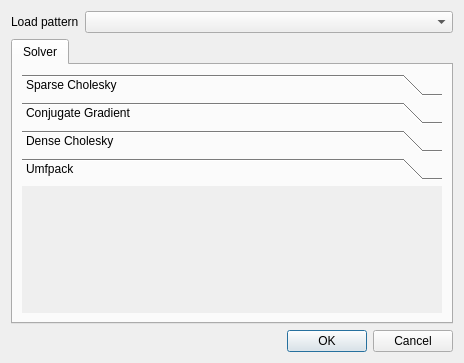
<?xml version="1.0" encoding="UTF-8"?>
<ui version="4.0">
 <class>AnalysisDialog</class>
 <widget class="QDialog" name="AnalysisDialog">
  <property name="geometry">
   <rect>
    <x>0</x>
    <y>0</y>
    <width>464</width>
    <height>363</height>
   </rect>
  </property>
  <property name="windowTitle">
   <string>Dialog</string>
  </property>
  <property name="modal">
   <bool>false</bool>
  </property>
  <layout class="QVBoxLayout" name="verticalLayout_3">
   <item>
    <layout class="QHBoxLayout" name="horizontalLayout">
     <item>
      <widget class="QLabel" name="labelLoadPattern">
       <property name="sizePolicy">
        <sizepolicy hsizetype="Maximum" vsizetype="Preferred">
         <horstretch>0</horstretch>
         <verstretch>0</verstretch>
        </sizepolicy>
       </property>
       <property name="text">
        <string>Load pattern</string>
       </property>
      </widget>
     </item>
     <item>
      <widget class="QComboBox" name="comboBoxLoadPattern"/>
     </item>
    </layout>
   </item>
   <item>
    <widget class="QTabWidget" name="tabWidget">
     <property name="currentIndex">
      <number>0</number>
     </property>
     <widget class="QWidget" name="tabSolver">
      <attribute name="title">
       <string>Solver</string>
      </attribute>
      <layout class="QVBoxLayout" name="verticalLayout">
       <item>
        <widget class="QToolBox" name="toolBoxSolvers">
         <property name="currentIndex">
          <number>3</number>
         </property>
         <widget class="QWidget" name="pageCholesky">
          <property name="geometry">
           <rect>
            <x>0</x>
            <y>0</y>
            <width>430</width>
            <height>146</height>
           </rect>
          </property>
          <attribute name="label">
           <string>Sparse Cholesky</string>
          </attribute>
         </widget>
         <widget class="QWidget" name="pageCG">
          <property name="geometry">
           <rect>
            <x>0</x>
            <y>0</y>
            <width>430</width>
            <height>146</height>
           </rect>
          </property>
          <attribute name="label">
           <string>Conjugate Gradient</string>
          </attribute>
          <layout class="QVBoxLayout" name="verticalLayout_2">
           <item>
            <layout class="QHBoxLayout" name="horizontalLayoutMaxDelta">
             <item>
              <widget class="QLabel" name="label">
               <property name="text">
                <string>max delta exponent</string>
               </property>
              </widget>
             </item>
             <item>
              <widget class="QSpinBox" name="spinBoxDeltaExponent">
               <property name="minimum">
                <number>-99</number>
               </property>
               <property name="value">
                <number>-2</number>
               </property>
              </widget>
             </item>
            </layout>
           </item>
           <item>
            <layout class="QHBoxLayout" name="horizontalLayoutMaxIterations">
             <item>
              <widget class="QLabel" name="label_2">
               <property name="text">
                <string>Max iterations</string>
               </property>
              </widget>
             </item>
             <item>
              <widget class="QSpinBox" name="spinBoxMaxIterations">
               <property name="minimum">
                <number>1</number>
               </property>
               <property name="maximum">
                <number>2147483647</number>
               </property>
               <property name="value">
                <number>200</number>
               </property>
              </widget>
             </item>
            </layout>
           </item>
          </layout>
         </widget>
         <widget class="QWidget" name="pageDenseCholesky">
          <property name="geometry">
           <rect>
            <x>0</x>
            <y>0</y>
            <width>430</width>
            <height>146</height>
           </rect>
          </property>
          <attribute name="label">
           <string>Dense Cholesky</string>
          </attribute>
         </widget>
         <widget class="QWidget" name="pageUmfpack">
          <property name="geometry">
           <rect>
            <x>0</x>
            <y>0</y>
            <width>430</width>
            <height>146</height>
           </rect>
          </property>
          <attribute name="label">
           <string>Umfpack</string>
          </attribute>
         </widget>
        </widget>
       </item>
      </layout>
     </widget>
    </widget>
   </item>
   <item>
    <widget class="QDialogButtonBox" name="buttonBox">
     <property name="orientation">
      <enum>Qt::Horizontal</enum>
     </property>
     <property name="standardButtons">
      <set>QDialogButtonBox::Cancel|QDialogButtonBox::Ok</set>
     </property>
    </widget>
   </item>
  </layout>
 </widget>
 <resources/>
 <connections>
  <connection>
   <sender>buttonBox</sender>
   <signal>accepted()</signal>
   <receiver>AnalysisDialog</receiver>
   <slot>accept()</slot>
   <hints>
    <hint type="sourcelabel">
     <x>248</x>
     <y>254</y>
    </hint>
    <hint type="destinationlabel">
     <x>157</x>
     <y>274</y>
    </hint>
   </hints>
  </connection>
  <connection>
   <sender>buttonBox</sender>
   <signal>rejected()</signal>
   <receiver>AnalysisDialog</receiver>
   <slot>reject()</slot>
   <hints>
    <hint type="sourcelabel">
     <x>316</x>
     <y>260</y>
    </hint>
    <hint type="destinationlabel">
     <x>286</x>
     <y>274</y>
    </hint>
   </hints>
  </connection>
 </connections>
</ui>
